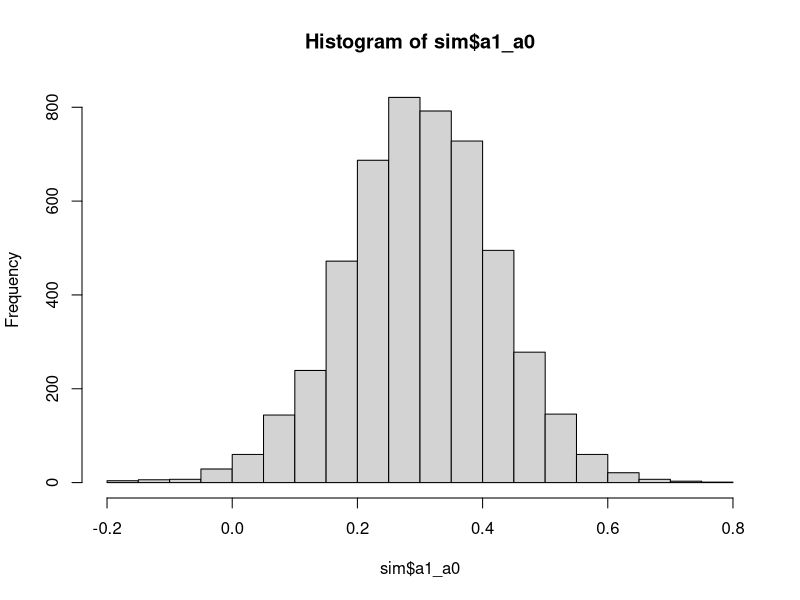
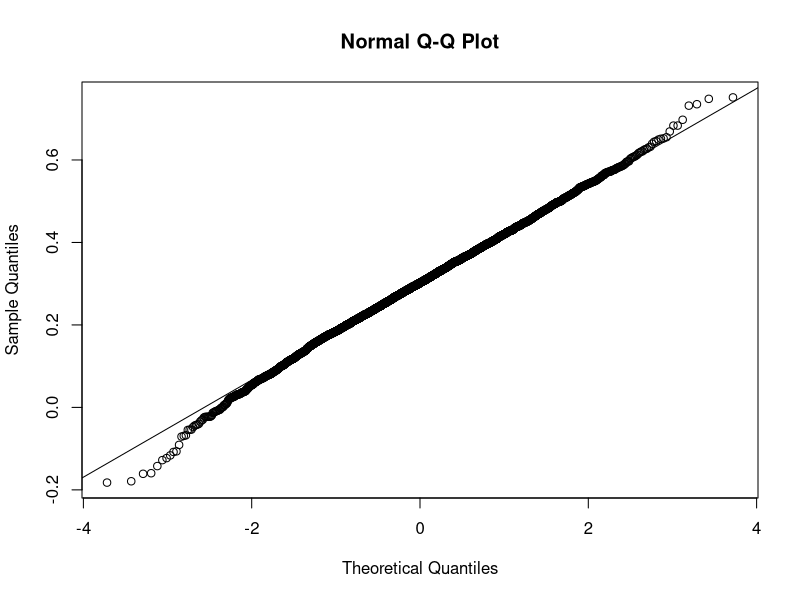
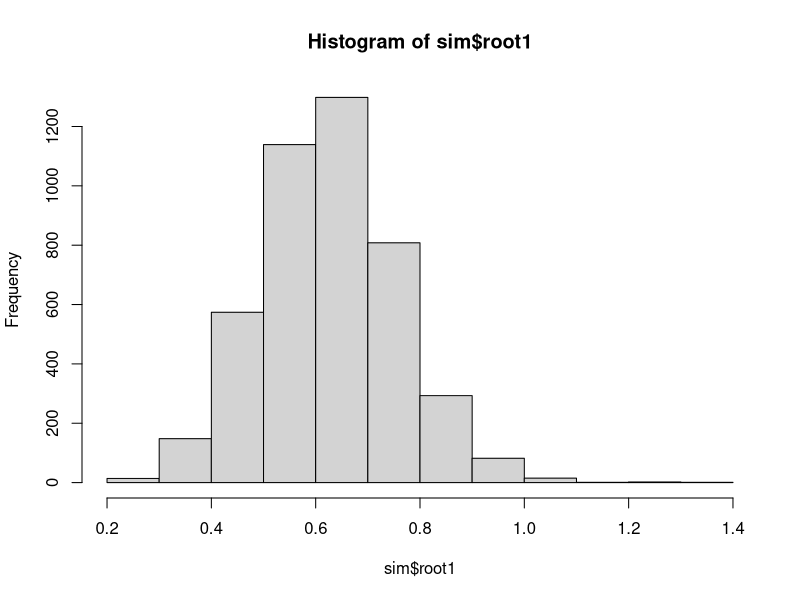
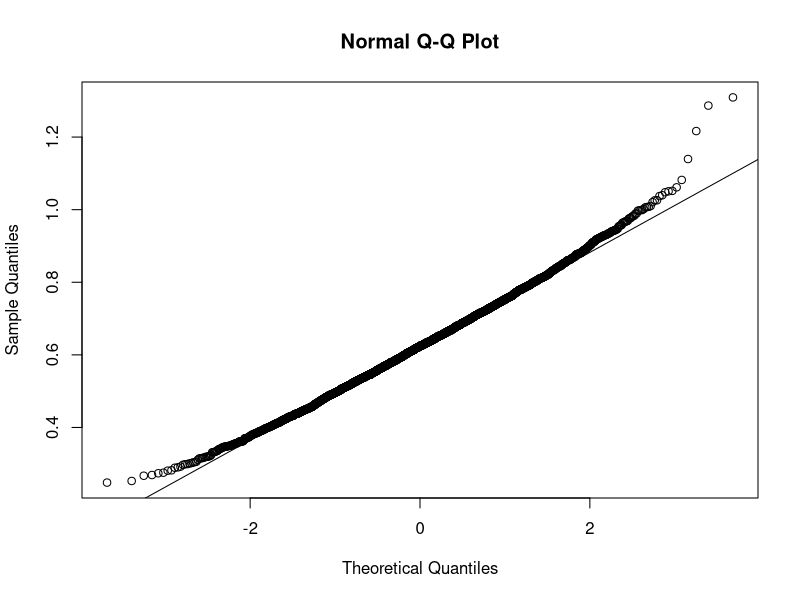
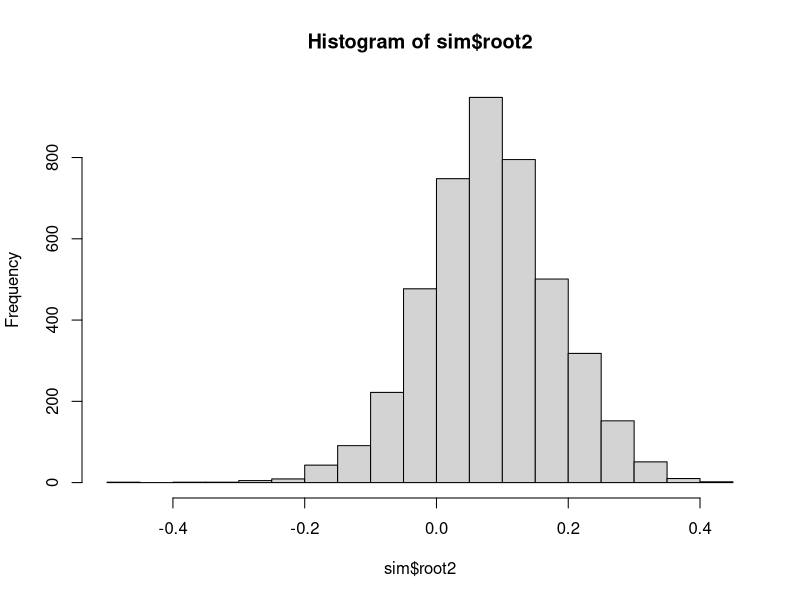
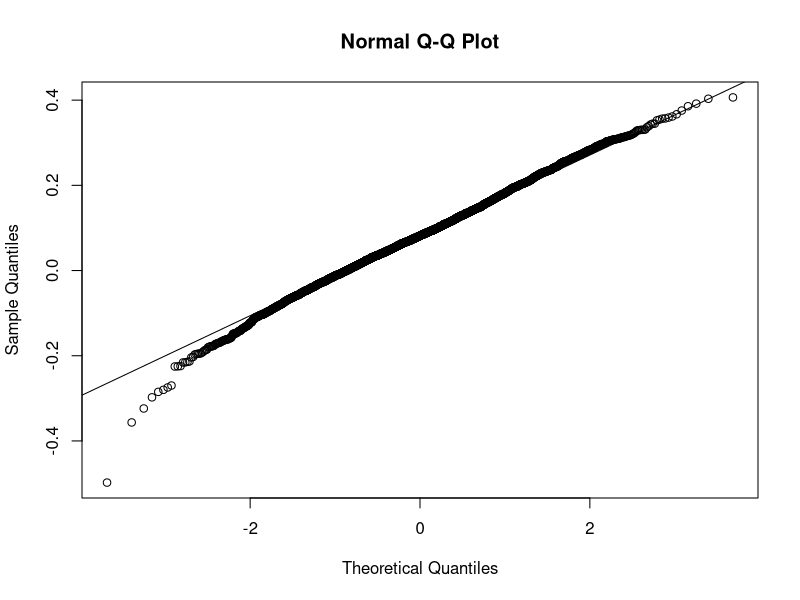

The R source for these figures, in order:
# A selection model with randomly assigned offer of treatment
# and non-differential measurement error
dgp <- function(a0, a1, b = 2, c = 0, g0 = -1, g1 = 2, s_noise = 1, 
                s_ability = 1, q = 0.5, n = 500){
  
  z <- rbinom(n, 1, q) #offer of treatment
  ability <- rnorm(n, 0, s_ability)
  xstar <- as.numeric(g0 + g1 * z + ability > 0) #select into treatment
  e <- rnorm(n, 0, s_noise) + ability
  y <- c + b * xstar + e
  #mis-classification
  x <- (1 - xstar) * rbinom(n, 1, a0) + xstar * rbinom(n, 1, 1 - a1) 
  return(data.frame(x, xstar, y, z, e, ability))
  #return(data.frame(x, y, z))
}

# Calculate various estimators 
est <- function(inData){
  OLS <- with(inData, cov(x,y)/var(x))
  IV <- with(inData, cov(z,y)/cov(z,x))
  dat0 <- subset(inData, z == 0)
  dat1 <- subset(inData, z == 1)
  p1_hat <- mean(dat1$x) 
  p0_hat <- mean(dat0$x) 
  W <- IV
  Dy2 <- mean(dat1$y^2) - mean(dat0$y^2)
  DyT <- mean(dat1$y * dat1$x) - mean(dat0$y * dat0$x)
  R <- (Dy2 - 2 * W * DyT) / (W * (p1_hat - p0_hat))
  a1_a0 <- 1 + R/W 
  Dy3 <- mean(dat1$y^3) - mean(dat0$y^3)
  Dy2T <- mean(dat1$y^2 * dat1$x) - mean(dat0$y^2 * dat0$x)
  S <- (Dy3 - 3 * W * (Dy2T + R * DyT)) / (W * (p1_hat - p0_hat))
  term1 <- -0.5 * R/W
  disc <- sqrt(3 * R^2 - 2 * S)
  term2 <- 0.5 * disc/W
  root1 <- term1 + term2
  root2 <- term1 - term2
  out <- c(OLS, IV, a1_a0, root1, root2)
  names(out) <- c("OLS", "IV", "a1_a0", "root1", "root2")
  return(out)
}

set.seed(8372)
sim <- t(replicate(5000, est(dgp(0.1, 0.4))))
sim <- as.data.frame(sim)
mean(sim$a1_a0)
hist(sim$a1_a0)
quantile(sim$a1_a0, c(0.05, 0.95))
qqnorm(sim$a1_a0)
qqline(sim$a1_a0)
mean(sim$root1, na.rm = TRUE)
mean(sim$root2, na.rm = TRUE)
hist(sim$root1)
qqnorm(sim$root1)
qqline(sim$root1)
hist(sim$root2)
qqnorm(sim$root2)
qqline(sim$root2)

